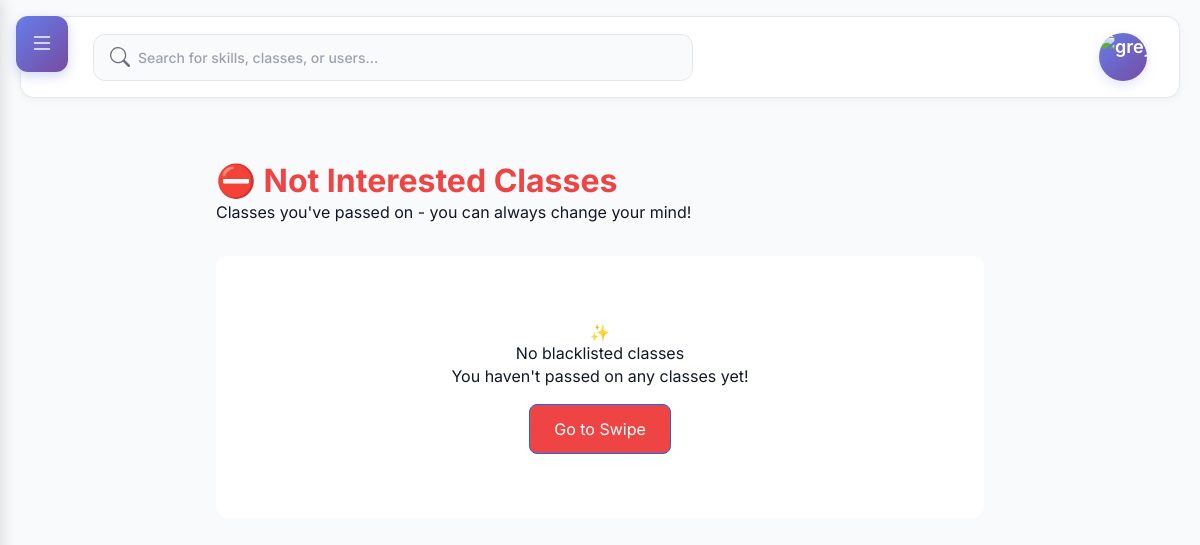
Page /swipe/blacklist/ (signed in) on the earlier database version.
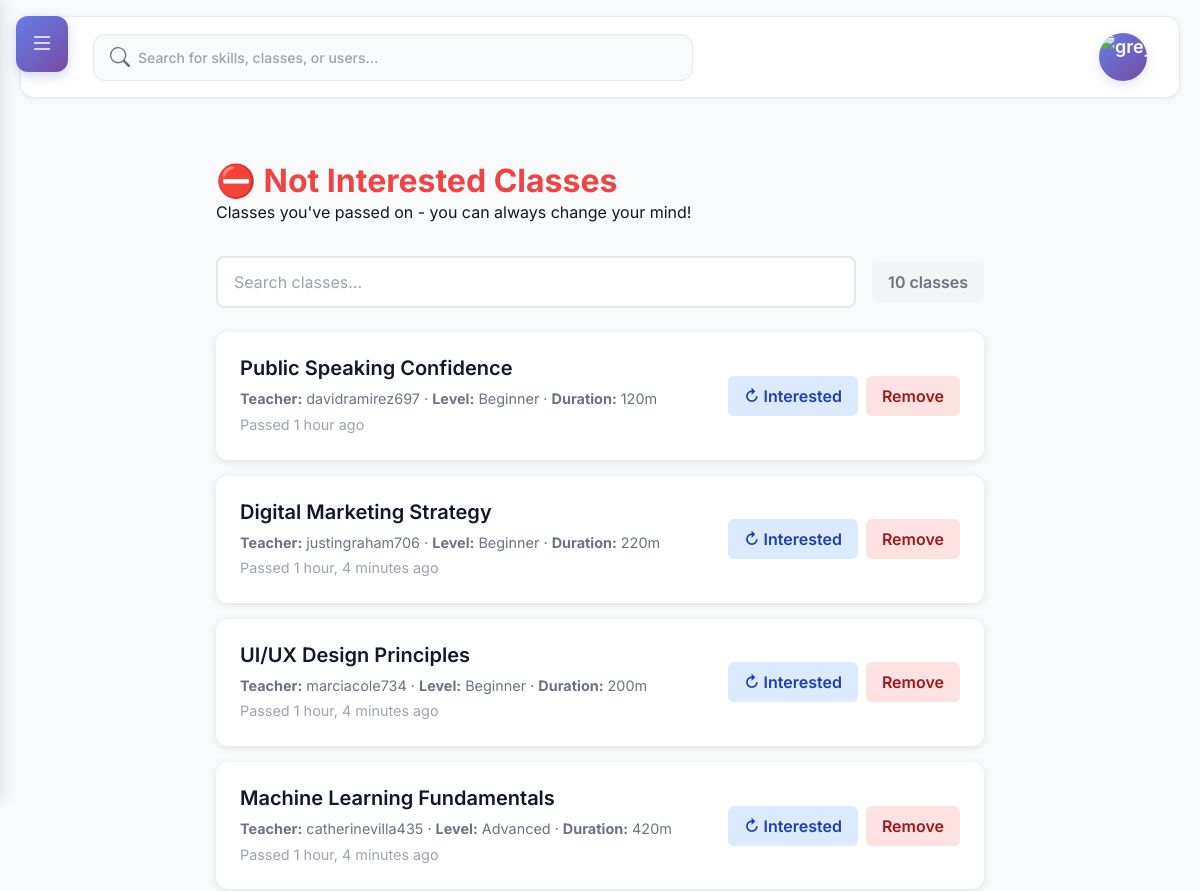
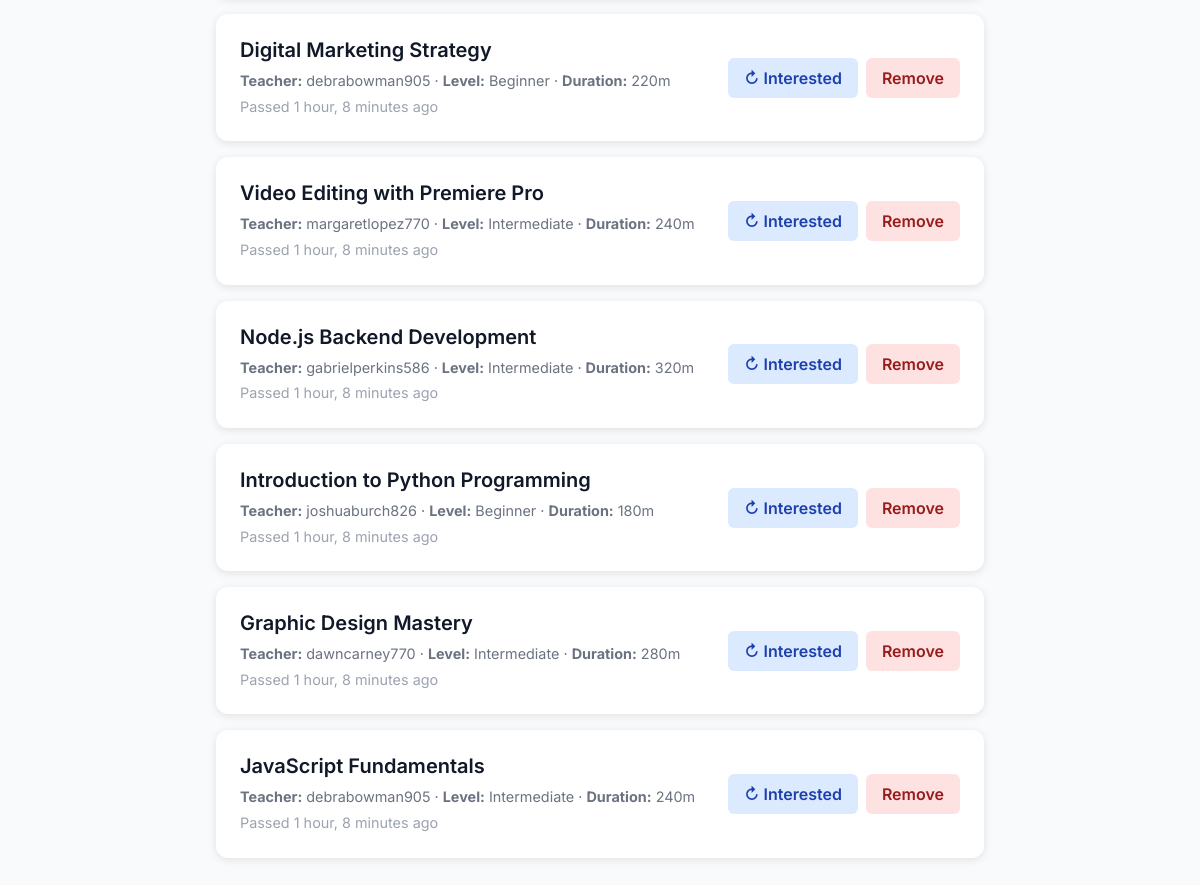
Same page on the later database version (2 pictures, top to bottom).
### skills/models.py (models this page shows, shortened)
class SwipeAction(models.Model):
    SWIPE_RIGHT = 'right'  # Whitelist
    SWIPE_LEFT = 'left'    # Blacklist
    SWIPE_CHOICES = [
        (SWIPE_RIGHT, 'Interested'),
        (SWIPE_LEFT, 'Not Interested'),
    ]
    user = models.ForeignKey(
        settings.AUTH_USER_MODEL,
        on_delete=models.CASCADE,
        related_name='swipe_actions'
    )
    teaching_class = models.ForeignKey(
        'TeachingClass',
        on_delete=models.CASCADE,
        related_name='swipe_actions'
    )
    action = models.CharField(
        max_length=10,
        choices=SWIPE_CHOICES
    )
    created_at = models.DateTimeField(auto_now_add=True)
    class Meta:
        unique_together = ['user', 'teaching_class']
        ordering = ['-created_at']

class TeachingClass(models.Model):
    BEGINNER = 'beginner'
    INTERMEDIATE = 'intermediate'
    ADVANCED = 'advanced'
    DIFFICULTY_CHOICES = [
        (BEGINNER, 'Beginner'),
        (INTERMEDIATE, 'Intermediate'),
        (ADVANCED, 'Advanced'),
    ]
    title = models.CharField(max_length=200)
    slug = models.SlugField(max_length=220, unique=True)
    short_description = models.CharField(max_length=300, blank=True)
    full_description = models.TextField(blank=True)
    difficulty = models.CharField(max_length=20, choices=DIFFICULTY_CHOICES, default=BEGINNER)
    duration_minutes = models.PositiveIntegerField(default=0)
    price_cents = models.PositiveIntegerField(default=0, help_text='Price in cents (e.g., 1999 = $19.99)')
    is_tradeable = models.BooleanField(default=False)
    trade_notes = models.CharField(max_length=200, blank=True)
    intro_video = models.FileField(upload_to='class_intros/', blank=True, null=True)
    thumbnail = models.ImageField(upload_to='class_thumbs/', blank=True, null=True)
    is_published = models.BooleanField(default=False)
    avg_rating = models.DecimalField(max_digits=3, decimal_places=2, default=0)
    reviews_count = models.PositiveIntegerField(default=0)
    created_at = models.DateTimeField(auto_now_add=True)
    updated_at = models.DateTimeField(auto_now=True)
    teacher = models.ForeignKey(settings.AUTH_USER_MODEL, on_delete=models.CASCADE, related_name='teaching_classes')
    class Meta:
        ordering = ['-created_at']

### core/views.py (the view)
# urls.py: path('swipe/blacklist/', views.view_blacklist, name='blacklist'),
@login_required
def view_blacklist(request):
    blacklist = SwipeAction.objects.filter(
        user=request.user,
        action=SwipeAction.SWIPE_LEFT
    ).select_related('teaching_class', 'teaching_class__teacher').prefetch_related('teaching_class__topics')
    return render(request, 'core/blacklist.html', {'blacklist': blacklist})

### skills/templatetags/skills_tags.py (called while the page is built)
@register.simple_tag(takes_context=True)
def pending_trade_offers_count(context):
    request = context.get('request')
    if not request or not request.user.is_authenticated:
        return 0
    return ClassTradeOffer.objects.filter(
        receiver=request.user,
        status=ClassTradeOffer.PENDING
    ).count()

### users/templatetags/user_tags.py (called while the page is built)
def get_avatar_color(user):
    hash_value = int(hashlib.md5(user.username.encode()).hexdigest(), 16)
    color_index = hash_value % len(AVATAR_COLORS)
    return AVATAR_COLORS[color_index]

@register.inclusion_tag('users/user_avatar.html', takes_context=False)
def user_avatar(user, size='medium', css_class=''):
    has_avatar = user.profile.avatar if hasattr(user, 'profile') else False
    first_name = user.first_name or ''
    last_name = user.last_name or ''
    if first_name and last_name:
        initials = f"{first_name[0]}{last_name[0]}".upper()
    elif first_name:
        initials = first_name[0].upper()
    elif last_name:
        initials = last_name[0].upper()
    else:
        initials = user.username[0].upper() if user.username else '?'
    avatar_color = get_avatar_color(user)
    return {
        'user': user,
        'has_avatar': has_avatar,
        'avatar_url': user.profile.avatar.url if has_avatar else None,
        'initials': initials,
        'avatar_color': avatar_color,
        'size': size,
        'css_class': css_class,
    }

### core/templates/core/blacklist.html (shortened to what this page needs)
{% extends 'base.html' %}
{% block content %}
<div class="list-container">
    <div class="list-header">
        <h1>⛔ Not Interested Classes</h1>
        <p>Classes you've passed on - you can always change your mind!</p>
    </div>
    {% if blacklist %}
    <div class="filter-section">
        <div class="search-box">
            <input type="text" id="search-input" placeholder="Search classes..." autocomplete="off">
        </div>
        <div class="results-count">
            <span id="results-count">{{ blacklist|length }}</span> class{{ blacklist|length|pluralize:"es" }}
        </div>
    </div>
    <div class="skill-list" id="skill-list">
        {% for swipe in blacklist %}
        <div class="skill-item"
             data-class-id="{{ swipe.teaching_class.id }}"
             data-class-name="{{ swipe.teaching_class.title|lower }}">
            <div class="skill-info">
                <h3>
                    <a href="{% url 'skills:class_detail' swipe.teaching_class.slug %}" style="text-decoration: none; color: inherit;">
                        {{ swipe.teaching_class.title }}
                    </a>
                </h3>
                <p style="color: #6b7280; margin: 0.25rem 0;">
                    <strong>Teacher:</strong> {{ swipe.teaching_class.teacher.username }} ·
                    <strong>Level:</strong> {{ swipe.teaching_class.get_difficulty_display }} ·
                    <strong>Duration:</strong> {{ swipe.teaching_class.duration_minutes }}m
                </p>
                <p style="color: #9ca3af; font-size: 0.9rem; margin-top: 0.25rem;">Passed {{ swipe.created_at|timesince }} ago</p>
            </div>
            <div class="skill-actions">
                <button class="btn-undo" data-class-id="{{ swipe.teaching_class.id }}" data-action="right">
                    ↻ Interested
                </button>
                <button class="btn-remove" data-class-id="{{ swipe.teaching_class.id }}">
                    Remove
                </button>
            </div>
        </div>
        {% endfor %}
    </div>
    {% else %}
    <div class="empty-state">
        <div class="empty-state-icon">✨</div>
        <h3>No blacklisted classes</h3>
        <p>You haven't passed on any classes yet!</p>
        <a href="{% url 'core:swipe' %}" class="btn btn-primary" style="margin-top: 1rem; display: inline-block; padding: 0.75rem 1.5rem; background: #ef4444; color: white; text-decoration: none; border-radius: 8px;">Go to Swipe</a>
    </div>
    {% endif %}
</div>
{% endblock %}

### templates/base.html (shortened to what this page needs)
{% load static %}
{% load skills_tags %}
{% load user_tags %}
<!DOCTYPE html>
<html lang="en">
<head>
    <link href="https://cdn.jsdelivr.net/npm/bootstrap@5.3.3/dist/css/bootstrap.min.css" rel="stylesheet">
    <link rel="stylesheet" href="https://cdn.jsdelivr.net/npm/bootstrap-icons@1.11.3/font/bootstrap-icons.min.css">
    <script src="https://cdn.tailwindcss.com"></script>
    <link rel="stylesheet" href="{% static 'css/main.css' %}">
</head>
<body data-theme="light">
    <button class="toggle-sidebar-btn" id="sidebarToggle" aria-label="Toggle navigation">
        <i class="bi bi-list" style="font-size: 1.5rem;"></i>
    </button>
    <div class="layout">
        <main class="content">
            <header class="topbar">
                <form class="search" action="{% url 'core:search' %}" method="get" role="search">
                    <input type="text" name="q" placeholder="Search for skills, classes, or users..." value="{{ request.GET.q }}" aria-label="Search"/>
                </form>
                {% if user.is_authenticated %}
                <div class="dropdown">
                    <button class="user-pill dropdown-toggle" type="button" id="userDropdown" data-bs-toggle="dropdown" aria-expanded="false" style="border: none; background: var(--brand-gradient);">
                        {% user_avatar user size='small' css_class='user-avatar-img' %}
                    </button>
                </div>
                {% else %}
                <a href="{% url 'users:login' %}" class="user-pill" style="text-decoration: none;">
                    <i class="bi bi-person-circle"></i>
                </a>
                {% endif %}
            </header>
            <section class="page-body">
                {% block content %}{% endblock %}
            </section>
        </main>
    </div>
</body>
</html>

### users/templates/users/user_avatar.html (shortened to what this page needs)
{% if has_avatar %}
    <img src="{{ avatar_url }}" alt="{{ user.username }}" class="user-avatar-img {{ css_class }}" style="width: 100%; height: 100%; object-fit: cover; border-radius: inherit;">
{% endif %}

### static/css/main.css (style rules this page uses)
:root { --bg:#f6f7f9;--card:#f0f1f3;--sidebar:#233455;--sidebarText:#e6ecf5;--text:#121417;--muted:#8b93a1;--brand:#4a67ff }
* { box-sizing:border-box }
html,body { margin:0;padding:0;font-family:Inter,system-ui,-apple-system,Segoe UI,Roboto,Arial,sans-serif;color:var(--text);background:var(--bg) }
.layout { display:flex;min-height:100dvh }
.content { flex:1;padding:16px 20px }
.topbar { display:flex;align-items:center;justify-content:space-between;background:#fff;border:1px solid #e6e8ee;border-radius:14px;padding:10px 14px;margin-bottom:16px }
.search input { width:520px;max-width:60vw;border:0;outline:0;background:var(--bg);padding:10px 14px;border-radius:999px }
.user-pill { width:48px;height:48px;border-radius:999px;background:var(--bg);display:flex;align-items:center;justify-content:center;font-weight:600 }
.page-body { padding:12px }

### templates/base.html (style rules this page uses)
:root { --sidebar-width: 280px; --collision-breakpoint: 1200px; --brand: #667eea; --brand-hover: #5a77ff; --brand-gradient: linear-gradient(135deg, #667eea 0%, #764ba2 100%); --text: #111827; --text-light: #6b7280; --card: #ffffff; --background: #f9fafb; --border: #e5e7eb; --sidebar-bg: #1f2937; --sidebar-hover: #374151; }
* { font-family: 'Inter', -apple-system, BlinkMacSystemFont, sans-serif; -webkit-font-smoothing: antialiased; -moz-osx-font-smoothing: grayscale; }
body { background: var(--background); }
.layout { display: flex; min-height: 100vh; }
@media (max-width: 1200px) { .content { margin-left: 0; width: 100%; } }
@media (max-width: 1200px) { .toggle-sidebar-btn { left: 1rem !important; } }
.content { flex: 1; min-width: 0; transition: margin-left 0.3s ease-in-out; }
.toggle-sidebar-btn { position: fixed; top: 1rem; left: 1rem; z-index: 1002; background: var(--brand-gradient); color: white; border: none; padding: 10px 14px; border-radius: 12px; cursor: pointer; transition: all 0.3s ease; box-shadow: 0 4px 12px rgba(102, 126, 234, 0.3); display: none; align-items: center; justify-content: center; }
@media (max-width: 1200px) { .toggle-sidebar-btn { display: flex; } }
.topbar { background: white; padding: 16px 32px; display: flex; justify-content: space-between; align-items: center; gap: 16px; box-shadow: 0 2px 8px rgba(0, 0, 0, 0.05); border-bottom: 1px solid var(--border); position: sticky; top: 0; z-index: 100; max-width: 1400px; margin: 0 auto; width: 100%; }
.search { flex: 1; max-width: 600px; min-width: 200px; }
.search input { width: 100%; padding: 12px 20px 12px 44px; border: 1px solid var(--border); border-radius: 12px; font-size: 14px; transition: all 0.2s ease; background: var(--background); font-weight: 500; background-repeat: no-repeat; background-position: 16px center; }
.user-pill { display: flex; align-items: center; justify-content: center; width: 48px; height: 48px; padding: 0; background: var(--brand-gradient); color: white; border-radius: 50%; font-weight: 600; font-size: 18px; box-shadow: 0 4px 12px rgba(102, 126, 234, 0.2); cursor: pointer; transition: all 0.2s ease; flex-shrink: 0; }
.user-pill::after { display: none; }
.user-avatar-img { width: 100%; height: 100%; border-radius: 50%; object-fit: cover; }
.page-body { padding: 32px; max-width: 1400px; margin: 0 auto; }
@media (max-width: 1200px) { .topbar { padding-left: 72px; } }

Differences in the rows shown:
added SwipeAction: teaching_class "Public Speaking Confidence", teaching_class.teacher.username "davidramirez697", teaching_class.difficulty "Beginner", teaching_class.duration_minutes "120", created_at "1 hour"
added SwipeAction: teaching_class "Digital Marketing Strategy", teaching_class.teacher.username "justingraham706", teaching_class.difficulty "Beginner", teaching_class.duration_minutes "220", created_at "1 hour, 4 minutes"
added SwipeAction: teaching_class "UI/UX Design Principles", teaching_class.teacher.username "marciacole734", teaching_class.difficulty "Beginner", teaching_class.duration_minutes "200", created_at "1 hour, 4 minutes"
added SwipeAction: teaching_class "Machine Learning Fundamentals", teaching_class.teacher.username "catherinevilla435", teaching_class.difficulty "Advanced", teaching_class.duration_minutes "420", created_at "1 hour, 4 minutes"
added SwipeAction: teaching_class "Digital Marketing Strategy", teaching_class.teacher.username "debrabowman905", teaching_class.difficulty "Beginner", teaching_class.duration_minutes "220", created_at "1 hour, 8 minutes"
added SwipeAction: teaching_class "Video Editing with Premiere Pro", teaching_class.teacher.username "margaretlopez770", teaching_class.difficulty "Intermediate", teaching_class.duration_minutes "240", created_at "1 hour, 8 minutes"
added SwipeAction: teaching_class "Node.js Backend Development", teaching_class.teacher.username "gabrielperkins586", teaching_class.difficulty "Intermediate", teaching_class.duration_minutes "320", created_at "1 hour, 8 minutes"
added SwipeAction: teaching_class "Introduction to Python Programming", teaching_class.teacher.username "joshuaburch826", teaching_class.difficulty "Beginner", teaching_class.duration_minutes "180", created_at "1 hour, 8 minutes"
added SwipeAction: teaching_class "Graphic Design Mastery", teaching_class.teacher.username "dawncarney770", teaching_class.difficulty "Intermediate", teaching_class.duration_minutes "280", created_at "1 hour, 8 minutes"
added SwipeAction: teaching_class "JavaScript Fundamentals", teaching_class.teacher.username "debrabowman905", teaching_class.difficulty "Intermediate", teaching_class.duration_minutes "240", created_at "1 hour, 8 minutes"
Other differences:
{{ blacklist|length }}: (not shown) → "10"
text no longer shown: "✨ No blacklisted classes You haven't passed on any classes yet! Go to Swipe"
text now shown: "class"
